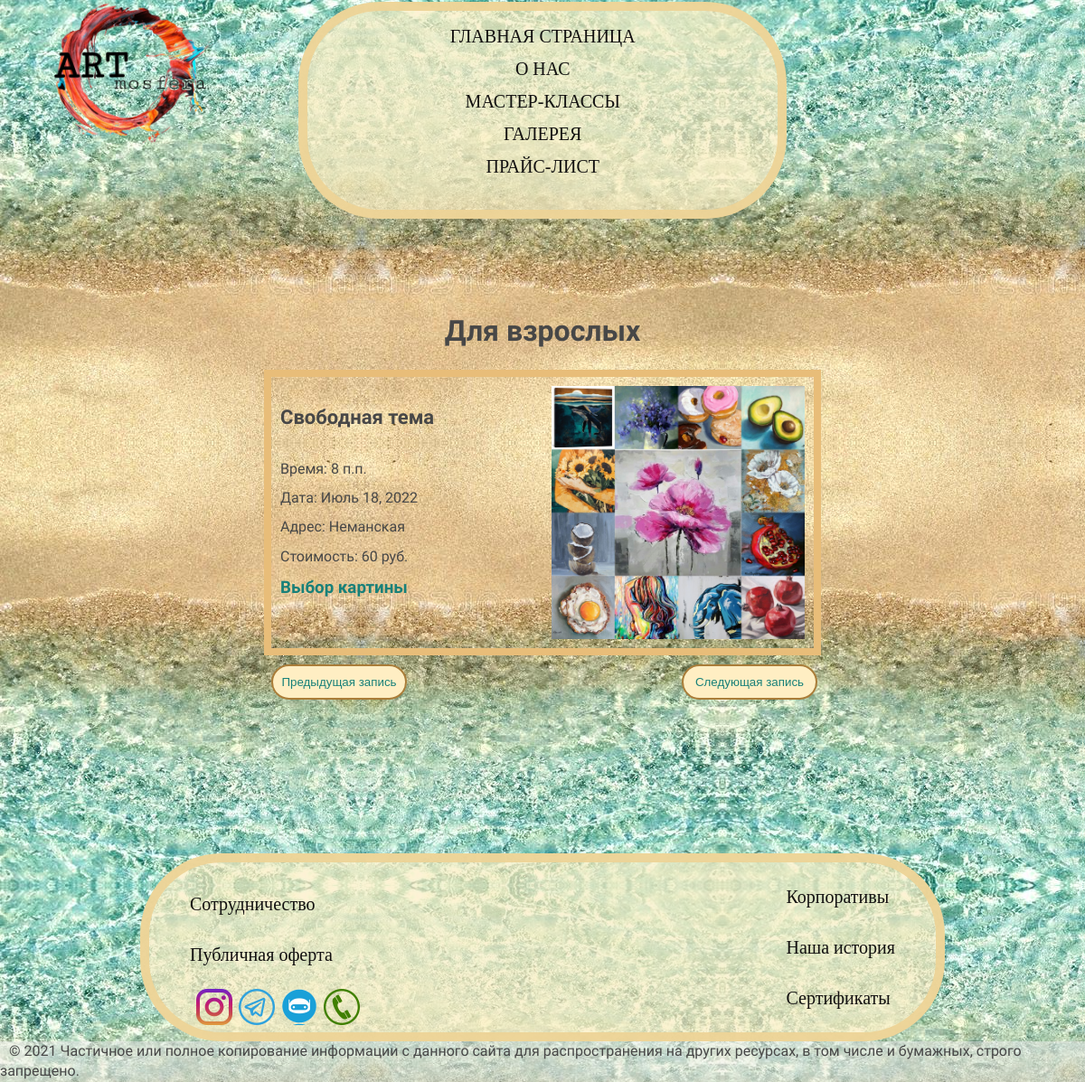
The app's page /gallery/vzrosly/ with its own data.
### picture/models.py (models this page shows, shortened)
class MasterClass(models.Model):
    local = models.CharField(max_length=180)
    date_mk = models.DateField()
    time_mk = models.TimeField()
    price = models.CharField(max_length=80)
    view_of_clients = models.CharField(max_length=120)
    foto = models.ImageField(upload_to="picture")
    name_picture = models.CharField(max_length=16, null=True)
    activation = models.BooleanField(default=True)
    class Meta:
        verbose_name = "Мастер-классы"
        verbose_name_plural = "Мастер-классы"

### picture/views.py (the view)
# urls.py: path('gallery/vzrosly/', MasterClassAdults.as_view(), name='big_mk'),               #http://127.0.0.1:8000/gallery/vzrosly/
class MasterClassAdults(ListView):
    model = MasterClass
    template_name = 'picture/gallery_vzrosly.html'
    context_object_name = 'mk_v'
    def get_context_data(self, *, object_list=None, **kwargs):
        context = super().get_context_data(**kwargs)
        context['menu'] = menu_site
        context['title'] = menu_site[4]['name_list']
        context['head'] = menu_site[4]['name_list']
        context['bot_nav1'] = menu_site[7:10]
        context['bot_nav2'] = menu_site[10:13]
        return context

### picture/templates/picture/gallery_vzrosly.html (shortened to what this page needs)
{% extends 'picture/base.html' %}
{% load static %}
{% block content %}
<h1 class="name__list">{{ head }} </h1>
<div class="content__mk">
    <div class="content__mk__line">
        {% for mk in mk_v %}
        {% if mk.view_of_clients == 'adult' and mk.activation %}
        <div class="block__mk">
            <h3 class="mk__name">Свободная тема</h3>
            <p class="mk__param">Время: {{ mk.time_mk }}</p>
            <p class="mk__param">Дата: {{ mk.date_mk }}</p>
            <p class="mk__param">Адрес: {{ mk.local }}</p>
            <p class="mk__param">Стоимость: {{ mk.price }} руб.</p>
            <a href="{% url 'gallery_picture' ip_mk=mk.pk %}"><h3 class="mk__entry">Выбор картины</h3></a>
        </div>
        <div class="block__foto__mk">
            <img class="mk__foto" src='{{ mk.foto.url }}' >
        </div>
        {% endif %}
        {% endfor %}
    </div>
</div>
<div class="btn">
    <button class="slider-prev" style="width: 150px">Предыдущая запись</button>
    <button class="slider-next" style="width: 150px">Следующая запись</button>
</div>
{% endblock %}

### picture/static/picture/css/styles.css (style rules this page uses)
html, body { margin: 0; padding: 0; background-image: url(../images/sea.png); background-repeat: repeat; background-size: auto; background-attachment: fixed; font-family: 'Play', sans-serif; height: 100%; width: 100%; color: #474747; min-width: 840px; line-height: 1.4; }
h1, h2, h3, h4, h5, h6 { margin: 0; }
.name__list { text-align: center; margin: auto; margin-top: 100px; margin-bottom: 20px; }
.content__mk { width: 600px; margin: auto; overflow: hidden; border: 8px solid #e8bd79; }
.content__mk__line { height: 300px; position: relative; left: 0; transition: all ease 1s; display: flex; }
.block__mk { width: 300px; height: 300px; display: inline-block; padding: 0; }
.mk__name { width: 300px; font-size: 22px; margin-left: 10px; margin-bottom: 30px; margin-top: 30px; }
.mk__param { margin: 10px 10px; }
.block__foto__mk { width: 300px; height: 300px; }
.block__foto__mk img { object-fit: contain; width: 280px; height: 280px; padding: 0; margin: 10px; }
.block__mk a { text-decoration: none; }
.mk__entry { width: 160px; color: #188079; transition: color, border-bottom .1s linear; text-align: left; margin: 0 10px; border-bottom: none; }
.btn { margin: 10px auto; width: 600px; height: auto; }
.slider-prev { border-radius: 20px; border: 2px solid #aa7d39; color: #188079; background-color: #ffeec3; margin: 0; padding: 10px 0; }
.slider-next { border-radius: 20px; border: 2px solid #aa7d39; color: #188079; background-color: #ffeec3; margin: 0; padding: 10px 0; position: relative; left: 300px; }

### records on screen
MasterClass: time_mk "8 п.п.", date_mk "Июль 18, 2022", local "Неманская", price "60", foto (picture)

### other values on screen
{{ head }} "Для взрослых"
{{ bn1.name_list }} "Сотрудничество" "Публичная оферта"
{{ bn2.name_list }} "Корпоративы" "Наша история" "Сертификаты"
